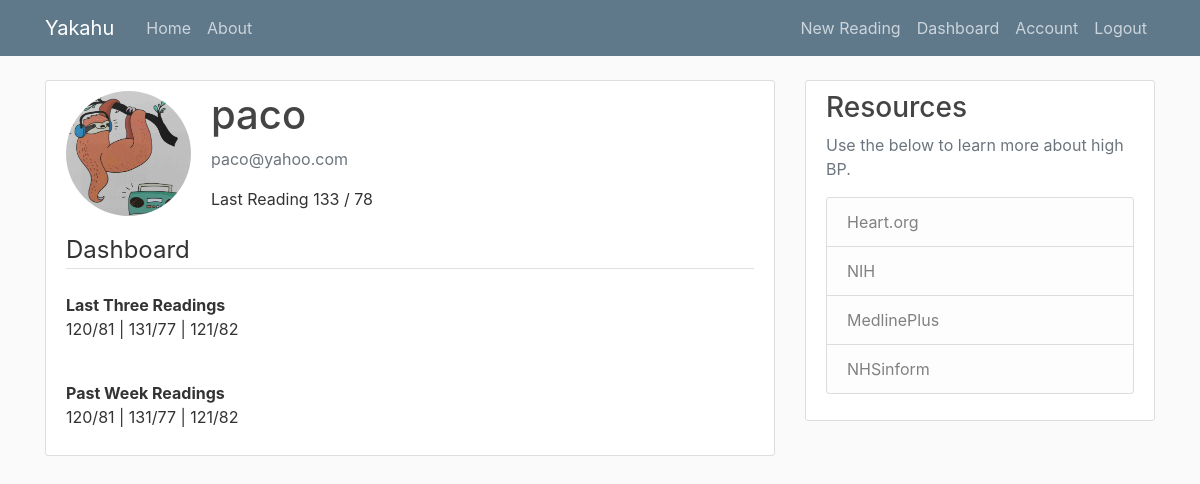
/dashboard (signed in), run on an earlier commit of the app's database.
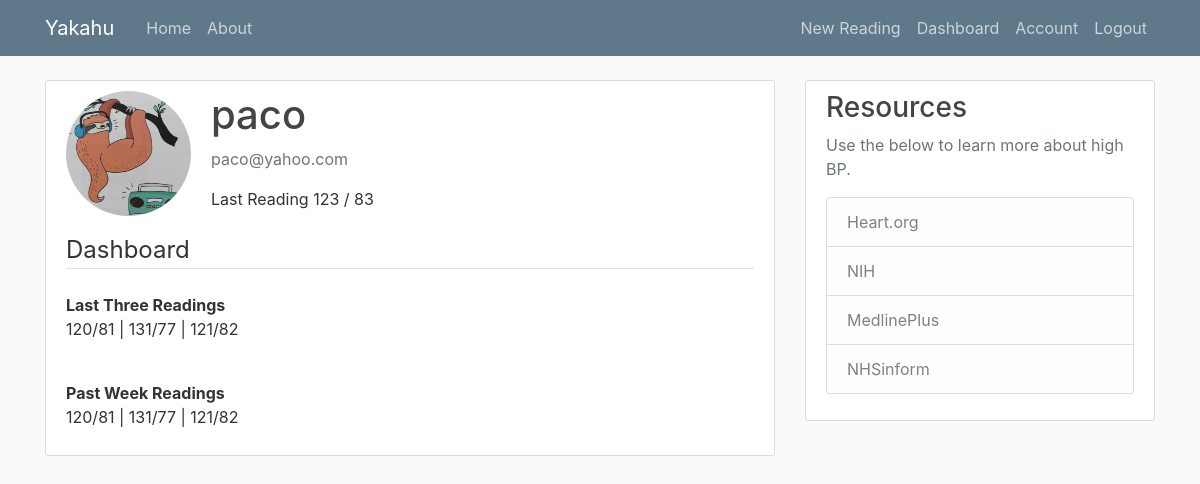
And on a later commit of the database.
### mbp/models.py (models this page shows, shortened)
class Reading(db.Model):
    id = db.Column(db.Integer, primary_key=True)
    sys = db.Column(db.String(3), nullable=False)
    dia = db.Column(db.String(3), nullable=False)
    notes = db.Column(db.Text, nullable=False)
    date_posted = db.Column(db.DateTime, nullable=False, default=datetime.utcnow)
    user_id = db.Column(db.Integer, db.ForeignKey('user.id'), nullable=False)

### mbp/users/routes.py (the view)
@users.route('/dashboard')
@login_required
def dashboard():
    image_file = url_for('static', filename='profile_pics/' + current_user.image_file)
    lreading = Reading.query.order_by(Reading.id.desc()).first()
    return render_template('dashboard.html', title='Dashboard', image_file=image_file, lreading=lreading) #reading=reading, user=user)

### mbp/models.py (called while the page is built)
@login_manager.user_loader
def load_user(user_id):
    return User.query.get(int(user_id))

### mbp/templates/dashboard.html
{% extends "base.html" %}
{% block content %}
<div class="content-section">
  <div class="media">
    <img class="rounded-circle account-img" src="{{ image_file }}">
    <div class="media-body">
      <h2 class="account-heading">{{ current_user.username }}</h2>
      <p class="text-secondary">{{ current_user.email }}</p>
      <p>Last Reading {{ lreading.sys }} / {{ lreading.dia}}</p>
    </div>
  </div>
  <legend class="border-bottom mb-4">Dashboard</legend>
  <text class="font-weight-bold">Last Three Readings</text>
  <p>120/81 | 131/77 | 121/82</p>
  <br />
  <text class="font-weight-bold">Past Week Readings</text>
  <p>120/81 | 131/77 | 121/82</p>
</div>
{% endblock content %}

What changed in the data, as far as the page shows it:
no longer on this page (row unchanged): Reading: sys "133", dia "78"
added Reading: sys "123", dia "83"
